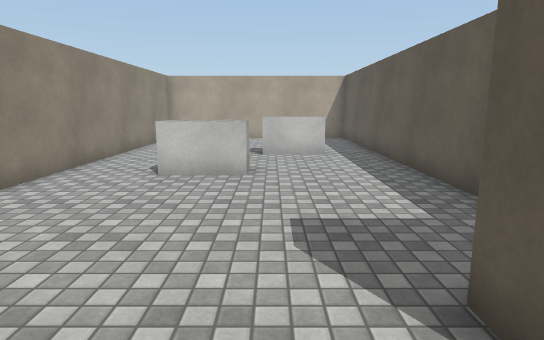
View 1 (above)

20 first-person views from a walk through a Unity game level. The camera is 1.5 m above the floor, tilts 10° down and sees 75° across. The floor is counted in squares, 1 m on a side. Each view is taken from the middle of a square. On the plan, view 1 faces up. The plan holds only what a view shows up to about 16 squares ahead; the rest is blank. The player character is not drawn. Door leaves are left out, so doorways stand open. Surface patterns are stand-ins for the level's own textures.

View 2
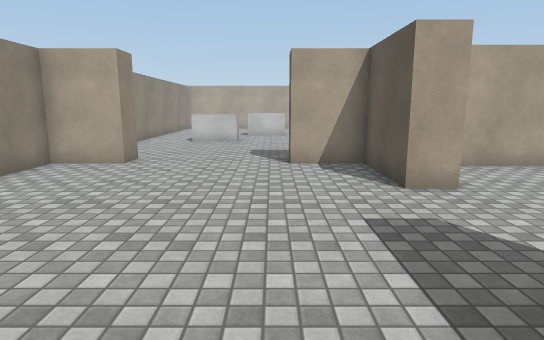

View 3
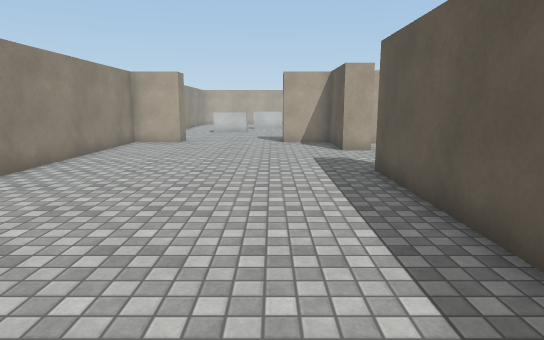

View 4
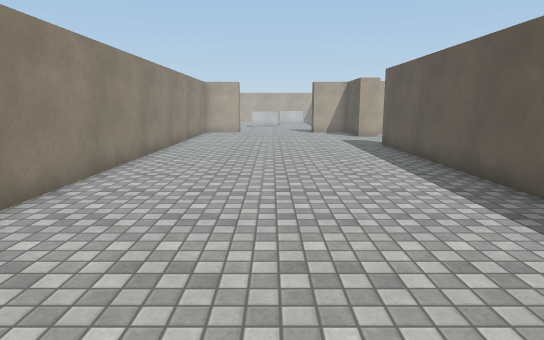

View 5
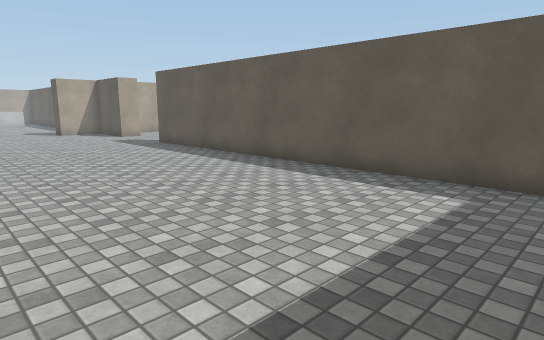

View 6
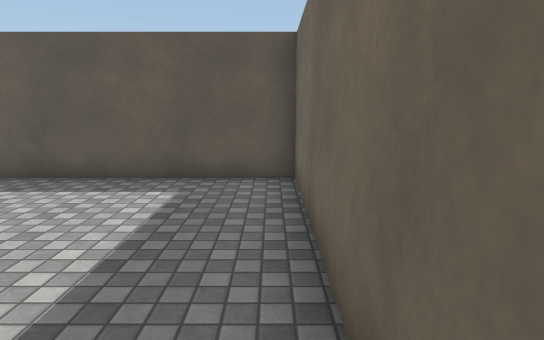

View 7
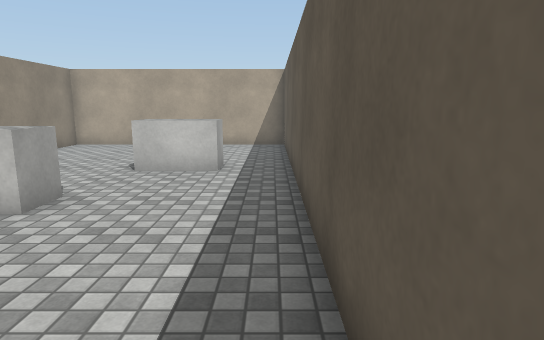

View 8
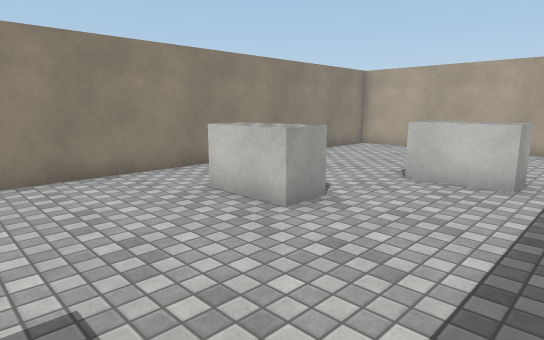

View 9
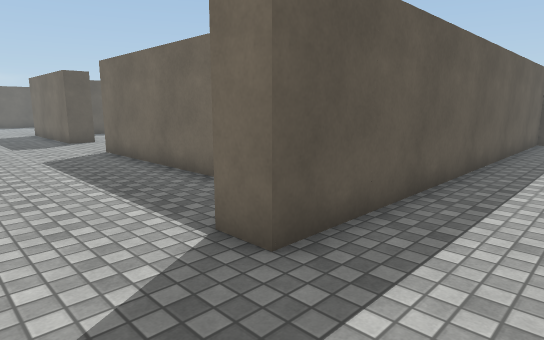

View 10
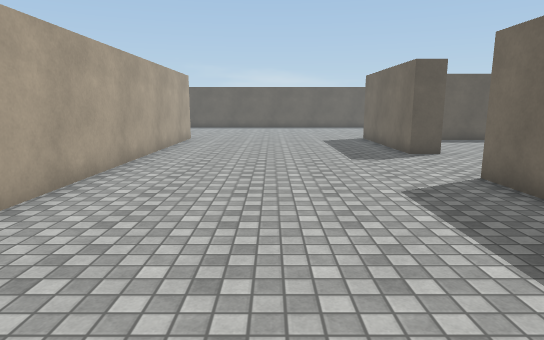

View 11
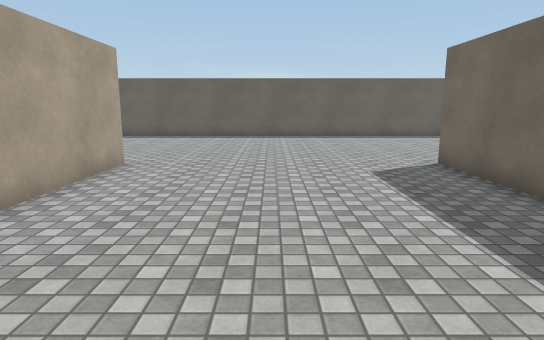

View 12
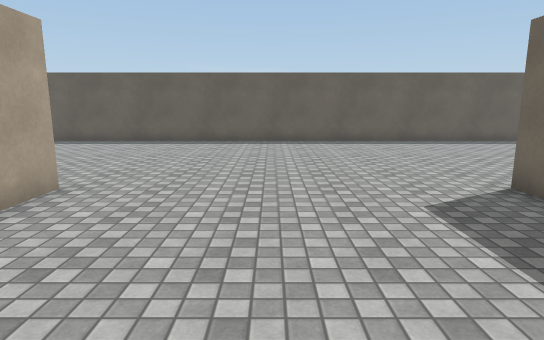

View 13
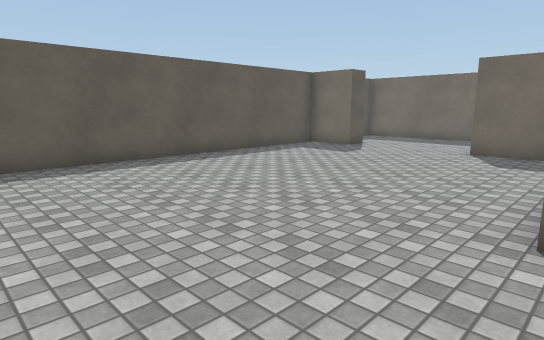

View 14
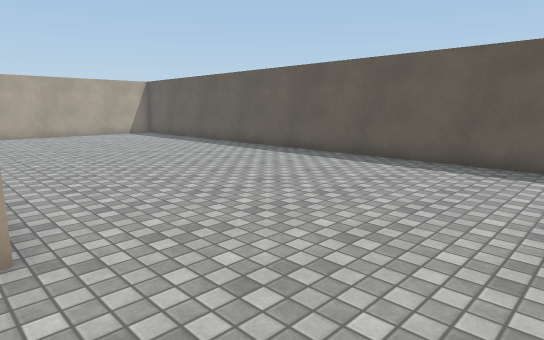

View 15
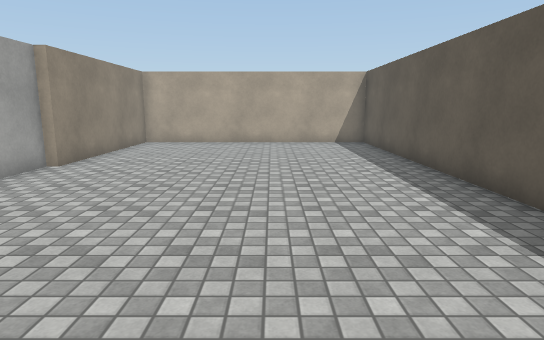

View 16
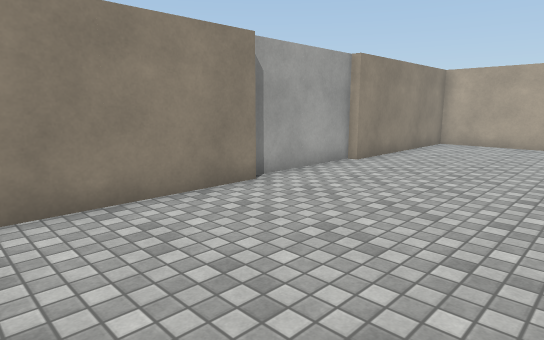

View 17
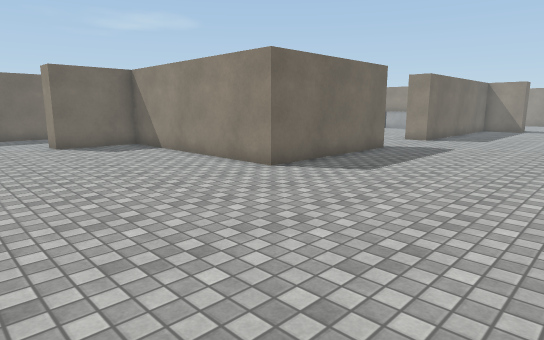

View 18
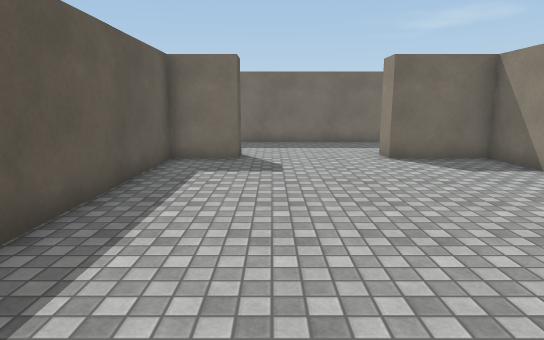

View 19
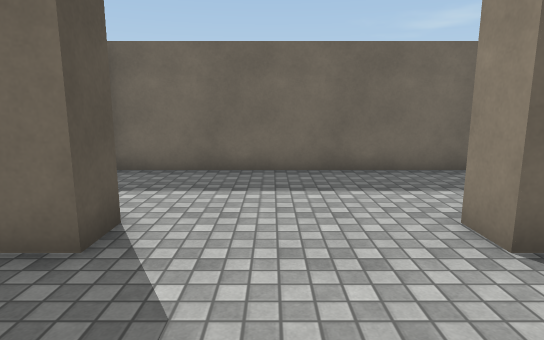

View 20
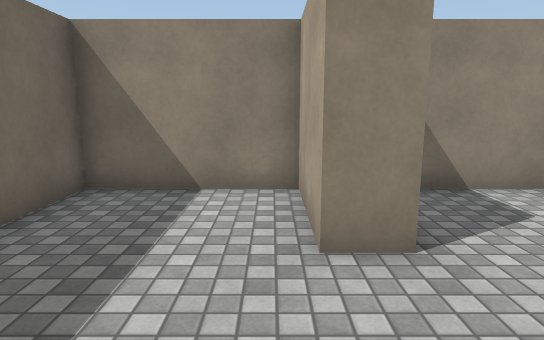

### Floor plan
Points are (right, up) in squares from view 1. A wall is a line through its corners. A room is listed if a view was taken in it or the views show most of it. See-through windows are left out.
Room 1 (views 1, 2, 3, 4, 5, 6, 9)
walls: (3.5, -1.5) (3.5, 1.5) (1.5, 1.5); (-3, 1.5) (-5, 1.5) (-5, -15); (-3.5, -20.5) (3.5, -20.5) (3.5, -5.5)
ways out: open door at (-1, 2) to room 2; open door at (4, -3.5) to room 3
Room 2 (views 7, 8)
walls: (3.5, 3.5) (3.5, 16.8); (3.6, 17.5) (-5, 17.5) (-5, 4.9)
ways out: open door at (-1, 2) to room 1
objects: other object (-2, 8) to (-1, 9); other object (0, 12) to (2, 12)
Room 3 (views 10, 11, 12, 13, 14, 15, 16, 17, 18, 19)
walls: (23.6, 1) (11, 1); (23.5, 7.1) (23.5, 2.6); (17.5, -7.5) (23.5, -7.5) (23.5, -15.5) (26.5, -15.5); (23.2, 11) (23.2, 7.2); (8, 1) (5.1, 1); (31, -15.5) (33, -15.5) (33, 17.5) (23.5, 17.5) (23.5, 11); (7.2, -7.5) (13.5, -7.5)
ways out: open door at (4, -3.5) to room 1; open door at (29, -16) to room 4; open door at (15.5, -8)
Room 4 (view 20)
walls: (26.5, -16.5) (23.5, -16.5) (23.5, -20.5) (32.9, -20.5)
ways out: open door at (29, -16) to room 3

Where each view was taken, in squares from view 1:
view 1: 0 up, 0 right, facing up
view 2: 8 down, 1 right, facing up
view 3: 14 down, 1 right, facing up
view 4: 20 down, 1 left, facing up
view 5: 20 down, 4 left, facing up-right
view 6: 20 down, 4 left, facing right
view 7: 3 up, 3 right, facing up
view 8: 4 up, 3 right, facing up-left
view 9: 3 down, 1 right, facing down-right
view 10: 3 down, 6 right, facing right
view 11: 3 down, 14 right, facing right
view 12: 3 down, 17 right, facing right
view 13: 3 down, 23 right, facing down-right
view 14: 3 down, 23 right, facing up-right
view 15: 2 up, 29 right, facing up
view 16: 2 up, 29 right, facing up-left
view 17: 1 down, 30 right, facing down-left
view 18: 5 down, 30 right, facing down
view 19: 12 down, 29 right, facing down
view 20: 17 down, 30 right, facing left
